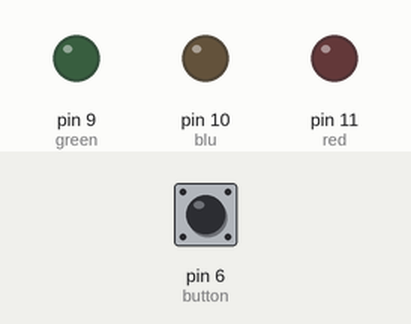
Bench run of a sketch on a simulated Arduino Uno, built with avr-gcc and run on an emulated ATmega328P. Shown: output pins drawn as LEDs (lit = HIGH). The inputs (shaded band) are chosen by the test bench; at power-on: pin 6 (button) HIGH.

Above: at 1.2 s.
1.3 s: pin 6 (button) pulled LOW for 3.2 s
At 5.7 s:
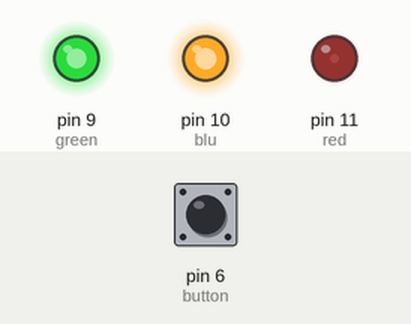
6.0 s: pin 6 (button) pulled LOW for 1 s
At 7.8 s:
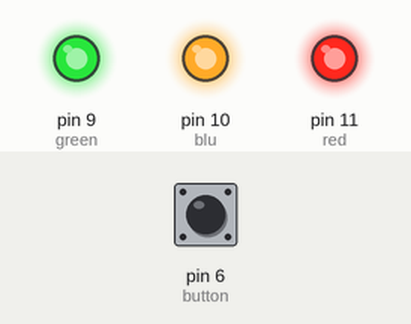
8.5 s: pin 6 (button) pulled LOW for 0.15 s
At 9.3 s:
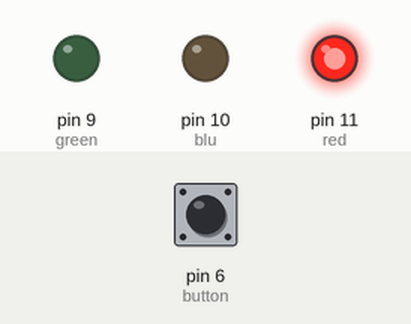
10.5 s: pin 6 (button) pulled LOW for 1 s
At 12.4 s:
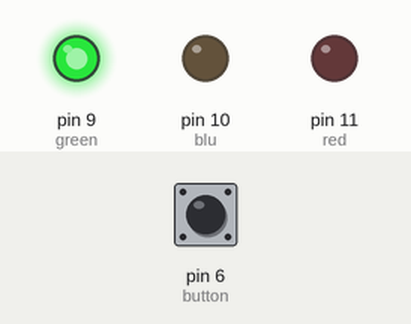
13.0 s: pin 6 (button) pulled LOW for 0.15 s
At 13.9 s:
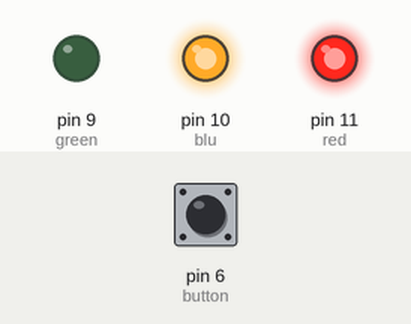
15.0 s: pin 6 (button) pulled LOW for 0.15 s
At 16.7 s:
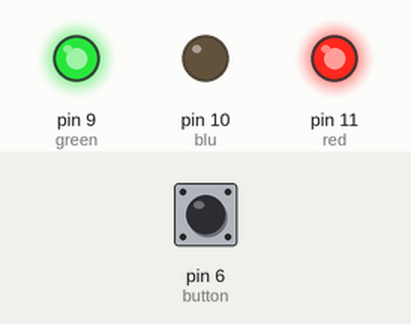
Timing chart, 0 to 18.0 s (numbered marks = the images above; inputs shaded):
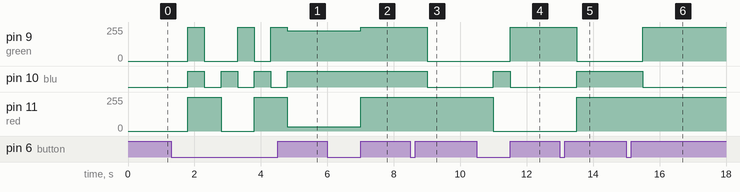

The sketch:

color_change_push_bt.ino
```cpp
int red = 11;
int blu = 10;
int green = 9;

int button = 6;
int count = 0;

void setup()
{
    pinMode(red, OUTPUT);
    pinMode(blu, OUTPUT);
    pinMode(green, OUTPUT);

    pinMode(button, INPUT_PULLUP);
}

void loop()
{
    if (digitalRead(button)==LOW)
    {
        count++;
        delay(500);
    }

    if (count == 0)
    {
        digitalWrite(red, 0);
        digitalWrite(blu, 0);
        digitalWrite(green, 0);
    }

    if (count == 1)
    {
        digitalWrite(red, 255);
        digitalWrite(blu, 255);
        digitalWrite(green, 255);
    }

    if (count == 2)
    {
        digitalWrite(red, 255);
        digitalWrite(blu, 0);
        digitalWrite(green, 0);
    }

    if (count == 3)
    {
        digitalWrite(red, 0);
        digitalWrite(blu, 255);
        digitalWrite(green, 0);
    }

    if (count == 4)
    {
        digitalWrite(red, 0);
        digitalWrite(blu, 0);
        digitalWrite(green, 255);
    }

    if (count == 5)
    {
        digitalWrite(red, 255);
        digitalWrite(blu, 255);
        digitalWrite(green, 0);
    }

    if (count == 6)
    {
        digitalWrite(red, 255);
        digitalWrite(blu, 0);
        digitalWrite(green, 255);
    }


 /* if i want to make different color then
    i have to change rgb value (0-255), so i
    need to apply the value in pwm port and need
    to use analogwrite function */

    if (count == 7)
    {
        analogWrite(red, 31);
        analogWrite(blu, 255);
        analogWrite(green, 226);
    }

    if (count == 8)
    {
        count = 0;
    }

}
```

Measured:
- after the input at 1.3 s, pin 9 (green): 0/255 → 255/255 after 0.50 s, → 0/255 0.50 s later, → 255/255 1.0 s later, → 0/255 0.50 s later, … (6 changes in this stretch); pin 10 (blu): alternates HIGH for 0.50 s and LOW for 0.50 s, 7 changes in all, then stays HIGH, starting after 0.50 s
- after the input at 6.0 s, pin 9 (green): 226/255 → 255/255 after 1.0 s; pin 11 (red): 31/255 → 255/255 after 1.0 s
- after the input at 8.5 s, pin 9 (green): 255/255 → 0/255 after 0.50 s; pin 10 (blu): HIGH → LOW after 0.50 s
- after the input at 10.5 s, pin 9 (green): 0/255 → 255/255 after 1.0 s; pin 10 (blu): LOW → HIGH after 0.50 s, → LOW 0.50 s later; pin 11 (red): 255/255 → 0/255 after 0.50 s
- after the input at 13.0 s, pin 9 (green): 255/255 → 0/255 after 0.50 s; pin 10 (blu): LOW → HIGH after 0.50 s; pin 11 (red): 0/255 → 255/255 after 0.50 s
- after the input at 15.0 s, pin 9 (green): 0/255 → 255/255 after 0.50 s; pin 10 (blu): HIGH → LOW after 0.50 s
